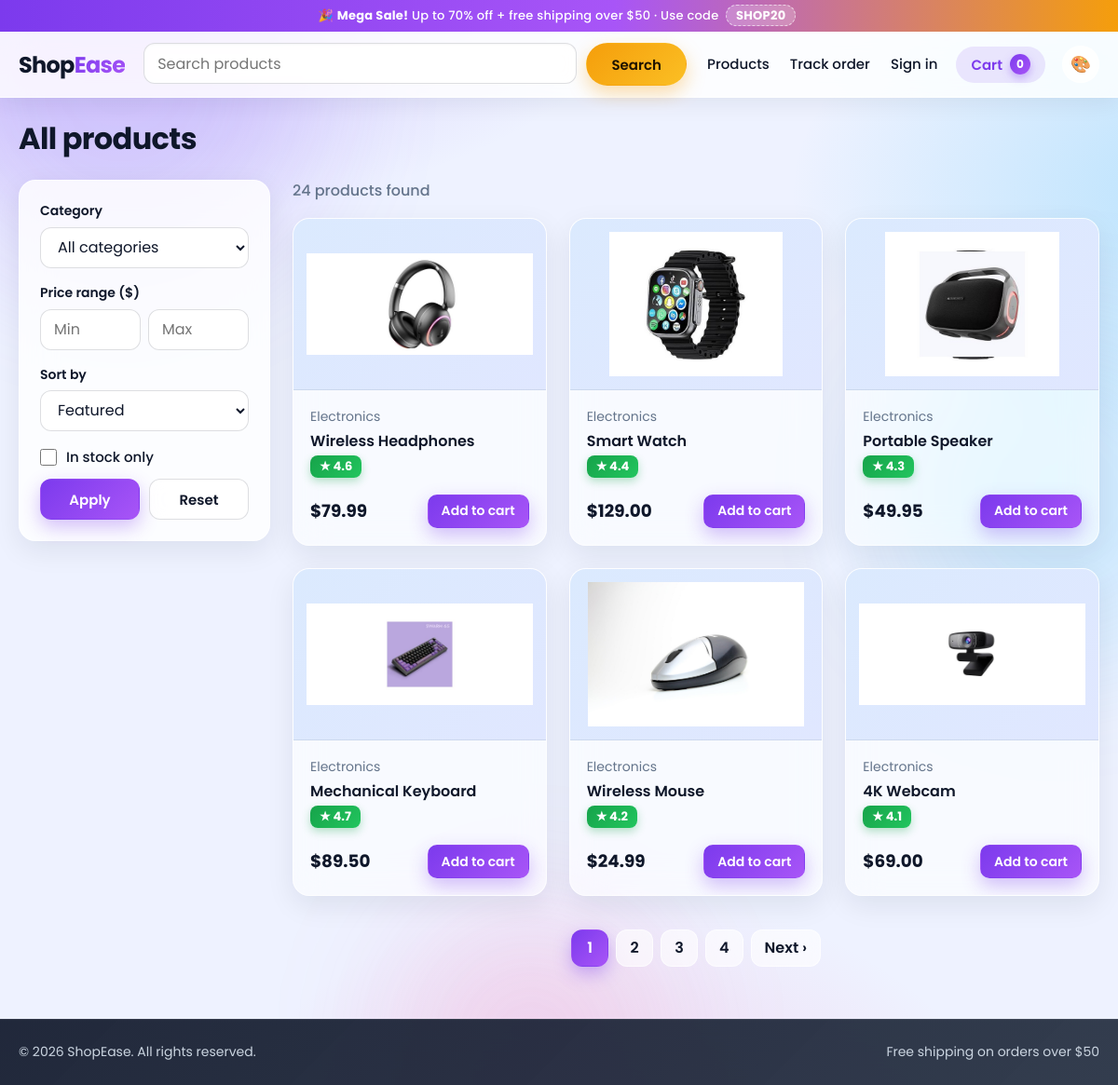
Page /products on the committed database.
### tables this page shows
CREATE TABLE products(
  id INTEGER PRIMARY KEY AUTOINCREMENT, name TEXT NOT NULL, category TEXT NOT NULL,
  description TEXT, price REAL NOT NULL, stock INTEGER NOT NULL,
  emoji TEXT, rating REAL DEFAULT 4.0, image TEXT);

### app.py (the view)
@app.route("/products")
def products():
    q = request.args.get("q", "").strip()[:LIMITS["q"]]
    cat = request.args.get("category", "")[:100]
    sort = request.args.get("sort", "featured")
    sort = sort if sort in SORTS else "featured"
    min_p = request.args.get("min_price", type=float)
    max_p = request.args.get("max_price", type=float)
    in_stock = request.args.get("in_stock") == "1"
    page = min(max(request.args.get("page", 1, type=int), 1), 100000)
    where, params = [], []
    if cat:
        where.append("category = ?")
        params.append(cat)
    if min_p is not None:
        where.append("price >= ?")
        params.append(min_p)
    if max_p is not None:
        where.append("price <= ?")
        params.append(max_p)
    if in_stock:
        where.append("stock > 0")
    if q:
        where.append("(name LIKE ? ESCAPE '\\' OR description LIKE ? ESCAPE '\\')")
        params.extend([like_pattern(q), like_pattern(q)])
    clause = ("WHERE " + " AND ".join(where)) if where else ""
    db = get_db()
    total = db.execute(
        f"SELECT COUNT(*) FROM (SELECT * FROM products {clause}\n)", params).fetchone()[0]
    pages = max((total + PER_PAGE - 1) // PER_PAGE, 1)
    page = min(page, pages)
    rows = db.execute(
        f"SELECT * FROM products {clause}\nORDER BY {SORTS[sort]} LIMIT ? OFFSET ?",
        params + [PER_PAGE, (page - 1) * PER_PAGE]).fetchall()
    args = {k: v for k, v in request.args.items() if k != "page" and v}
    return render_template("products.html", products=rows, total=total, page=page,
                           pages=pages, page_window=page_window(page, pages), q=q, cat=cat,
                           sort=sort, min_p=min_p, max_p=max_p, in_stock=in_stock, args=args)

### app.py (called while the page is built, shortened)
def get_db():
    if "db" not in g:
        g.db = sqlite3.connect(DB_PATH)
        g.db.row_factory = sqlite3.Row
        g.db.execute("PRAGMA foreign_keys = ON")
    return g.db

@app.before_request
def csrf_protect():
    if request.method in ("POST", "PUT", "PATCH", "DELETE"):
        expected = session.get("csrf_token")
        supplied = request.form.get("csrf_token") or request.headers.get("X-CSRF-Token", "")
        if not expected or not hmac.compare_digest(str(expected), str(supplied)):
            abort(400, "Invalid or missing CSRF token. Reload the page and try again.")

def csrf_token():
    if "csrf_token" not in session:
        session["csrf_token"] = secrets.token_hex(16)
    return session["csrf_token"]

def current_user():
    if "current_user" in g:
        return g.current_user
    user = None
    uid = session.get("user_id")
    g.current_user = user
    return user

@app.context_processor
def inject_globals():
    return {
        "user": current_user(),
        "cart_count": sum(session.get("cart", {}).values()),
        "all_categories": [r[0] for r in get_db().execute(
            "SELECT DISTINCT category FROM products ORDER BY category")],
        "year": datetime.now().year,
    }

@app.template_filter("money")
def money(v):
    return f"${v:,.2f}"

def page_window(page, pages, radius=2):
    nums = sorted({1, pages} | {p for p in range(page - radius, page + radius + 1) if 1 <= p <= pages})
    out, last = [], 0
    for n in nums:
        if n - last > 1:
            out.append("…")
        out.append(n)
        last = n
    return out

### templates/products.html (shortened to what this page needs)
{% extends "base.html" %}
{% from "_macros.html" import product_card %}
{% block content %}
<h1>{{ cat or 'All products' }}{% if q %} <span class="muted">for “{{ q }}”</span>{% endif %}</h1>
<div class="layout-sidebar">
  <aside class="card filters">
    <form method="get" action="{{ url_for('products') }}">
      <div class="field">
        <label for="category">Category</label>
        <select id="category" name="category">
          <option value="">All categories</option>
        </select>
      </div>
      <div class="field">
        <label>Price range ($)</label>
        <div class="row-2">
          <input type="number" name="min_price" min="0" step="0.01" placeholder="Min" value="{{ min_p if min_p is not none }}" aria-label="Minimum price">
          <input type="number" name="max_price" min="0" step="0.01" placeholder="Max" value="{{ max_p if max_p is not none }}" aria-label="Maximum price">
        </div>
      </div>
      <div class="field">
        <label for="sort">Sort by</label>
        <select id="sort" name="sort">
          {% for k, l in [('featured','Featured'),('price_asc','Price: low to high'),('price_desc','Price: high to low'),('rating','Top rated'),('name','Name A–Z')] %}
          <option value="{{ k }}" {{ 'selected' if k == sort }}>{{ l }}</option>{% endfor %}
        </select>
      </div>
      <label class="check"><input type="checkbox" name="in_stock" value="1" {{ 'checked' if in_stock }}> In stock only</label>
      <div class="btn-row">
        <button class="btn btn-primary" type="submit">Apply</button>
        <a class="btn btn-outline" href="{{ url_for('products') }}">Reset</a>
      </div>
    </form>
  </aside>
  <section>
    <p class="muted results-count">{{ total }} product{{ '' if total == 1 else 's' }} found</p>
    {% if products %}
      <div class="grid grid-3">{% for p in products %}{{ product_card(p) }}{% endfor %}</div>
      {% if pages > 1 %}
      <nav class="pagination" aria-label="Pages">
        {% for n in page_window %}
          {% if n == '…' %}<span class="page-gap" aria-hidden="true">…</span>
          {% else %}<a class="{{ 'active' if n == page }}" href="{{ url_for('products', page=n, **args) }}"{% if n == page %} aria-current="page"{% endif %}>{{ n }}</a>{% endif %}
        {% endfor %}
        {% if page < pages %}<a href="{{ url_for('products', page=page+1, **args) }}" rel="next">Next ›</a>{% endif %}
      </nav>
      {% endif %}
    {% else %}
      <div class="card empty"><h3>No products match your filters</h3><p class="muted">Try a different search or reset the filters.</p>
        <a class="btn btn-primary" href="{{ url_for('products') }}">Reset filters</a></div>
    {% endif %}
  </section>
</div>
{% endblock %}

### templates/_macros.html (shortened to what this page needs)
{% macro product_card(p) %}
<article class="card product-card">
  <a class="thumb cat-{{ p['category']|replace(' ', '')|replace('&', '') }}" href="{{ url_for('product', pid=p['id']) }}" aria-label="{{ p['name'] }}">
    {% if p['image'] %}<img src="{{ url_for('static', filename='img/products/' + p['image']) }}" alt="{{ p['name'] }}" loading="lazy">{% else %}<span>{{ p['emoji'] }}</span>{% endif %}
  </a>
  <div class="card-body">
    <span class="muted small">{{ p['category'] }}</span>
    <h3><a href="{{ url_for('product', pid=p['id']) }}">{{ p['name'] }}</a></h3>
    <div class="rating">★ {{ '%.1f'|format(p['rating']) }}</div>
    <div class="card-foot">
      <strong class="price">{{ p['price']|money }}</strong>
      {% if p['stock'] > 0 %}
      <form method="post" action="{{ url_for('cart_add', pid=p['id']) }}">
        <button class="btn btn-primary btn-sm" type="submit">Add to cart</button>
      </form>
      {% else %}<span class="tag tag-danger">Out of stock</span>{% endif %}
    </div>
  </div>
</article>
{% endmacro %}

### rows in the picture
products: image (picture), category "Electronics", name "Wireless Headphones", rating "4.6", price "$79.99"
products: image (picture), category "Electronics", name "Smart Watch", rating "4.4", price "$129.00"
products: image (picture), category "Electronics", name "Portable Speaker", rating "4.3", price "$49.95"
products: image (picture), category "Electronics", name "Mechanical Keyboard", rating "4.7", price "$89.50"
products: image (picture), category "Electronics", name "Wireless Mouse", rating "4.2", price "$24.99"
products: image (picture), category "Electronics", name "4K Webcam", rating "4.1", price "$69.00"

### other values in the picture
{{ cart_count }} "0"
{{ cat or 'All products' }} "All products"
{{ total }} "24"
{{ '' if total == 1 else 's' }} "s"
{{ n }} "1" "2" "3" "4"
form field sort "Featured"
